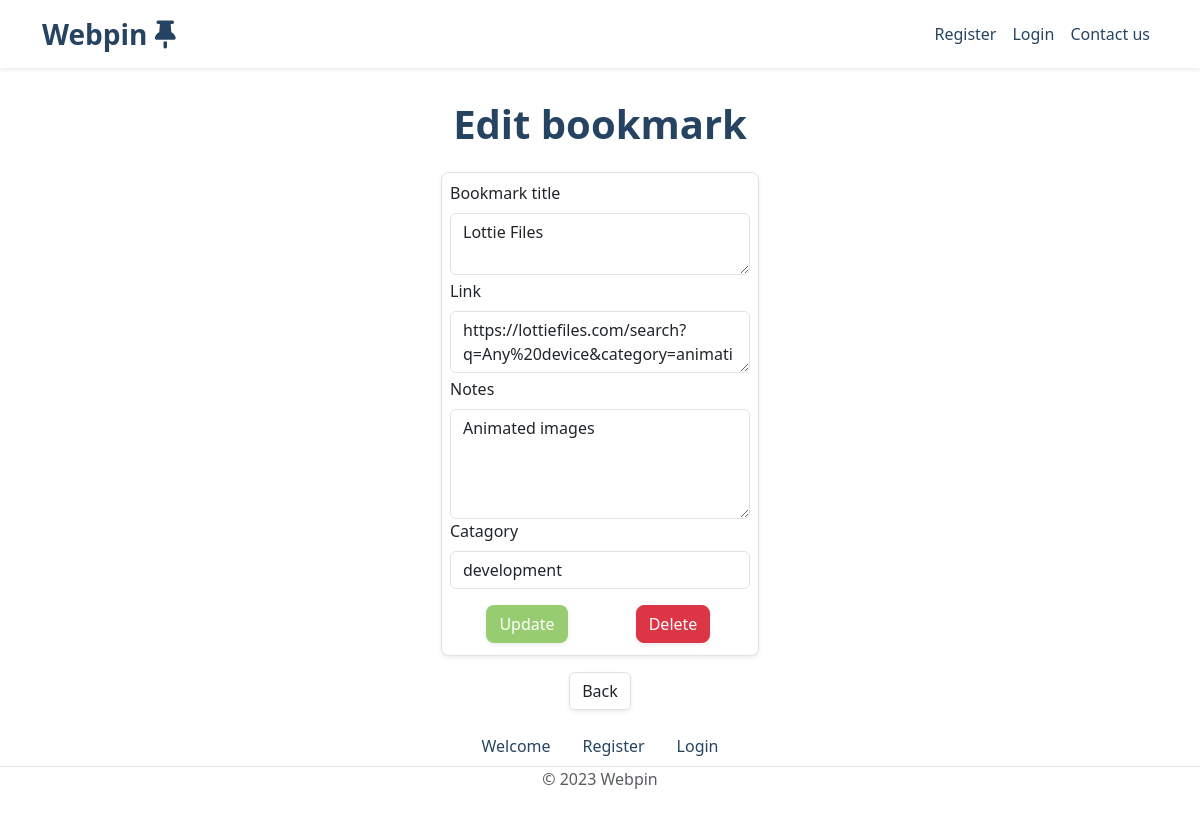
The app's page /edit_bookmark/100, older data.
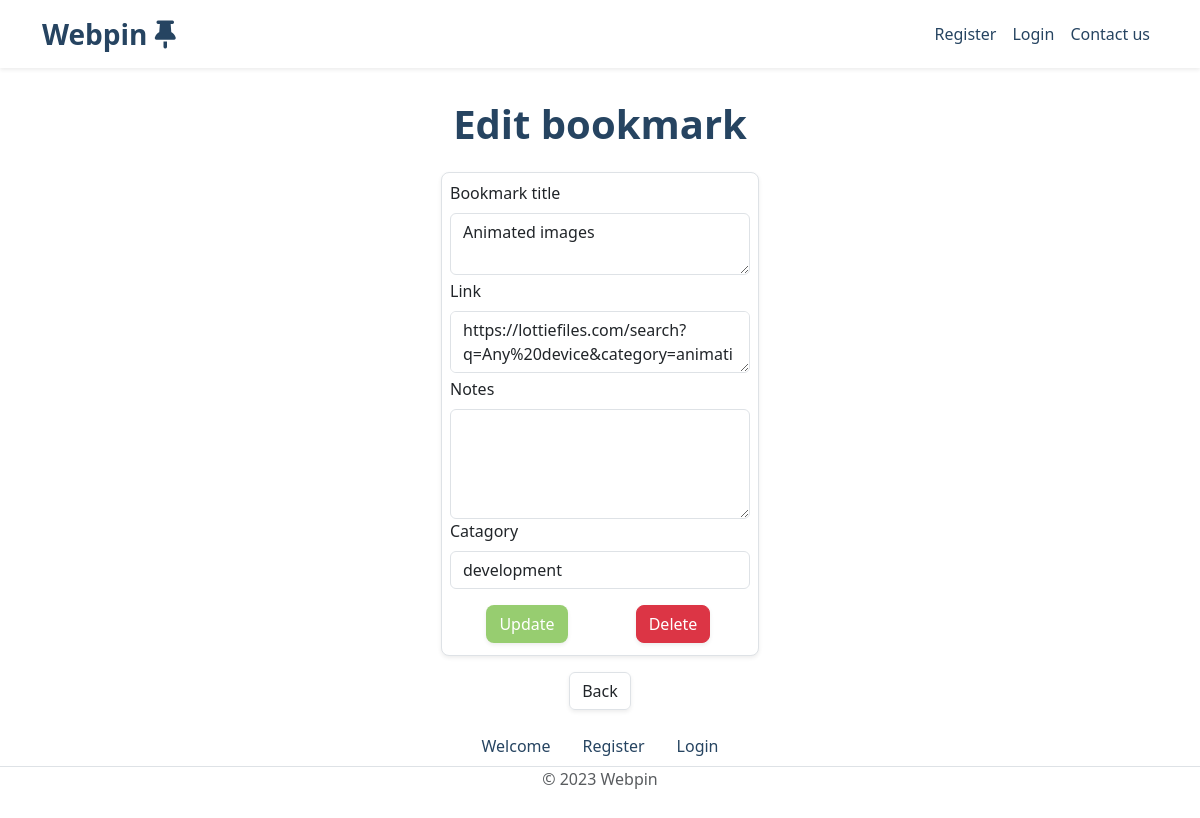
The same page, newer data.
### bookmarks_main/models.py (models this page shows, shortened)
class Saved_Bookmarks(models.Model):
    bookmark_title = models.CharField(max_length=500, null=True, blank=False)
    bookmark_address = models.CharField(max_length=1_000)
    bookmark_notes = models.CharField(max_length=100_000, null=True, blank=False)
    bookmark_catagory = models.CharField(max_length=250, null=True, blank=False)
    bookmark_save_date = models.DateTimeField(auto_now_add=True)
    author = models.ForeignKey(User, on_delete=models.CASCADE)

### bookmarks_main/views.py (the view, shortened to what this page needs)
# urls.py: path('edit_bookmark/<str:id>', views.edit_bookmark, name='edit-bookmark'),
def edit_bookmark(request, id):
    bookmark_to_edit = Saved_Bookmarks.objects.get(pk=id)
    return render(request, 'bookmarks_main/edit.html', {'bookmark_to_edit':bookmark_to_edit})

### bookmarks_main/templates/bookmarks_main/edit.html (shortened to what this page needs)
{% extends './template.html' %}
{% block content %}
<div class="container pt-3">
	<div class="row">
		<h1 class="text-center fw-bold" style="color: #264461">Edit bookmark</h1>
	</div>
	<div class="row">
		<div class="col-12 d-flex justify-content-center">
		    <form method="post">
	                <div class="bg-light p-2 mt-3 rounded-3 border bg-white shadow-sm">
						<label class="form-label">Bookmark title</label>
						<textarea name="new_bookmark_title" class="form-control">{{bookmark_to_edit.bookmark_title}}</textarea>
						<label class="form-label mt-1">Link</label>
						<textarea name="new_bookmark_address" class="form-control">{{bookmark_to_edit.bookmark_address}}</textarea>
						<label class="form-label mt-1">Notes</label>
	                    <textarea name="new_bookmark_notes" rows="4" cols="28" class="form-control">{{bookmark_to_edit.bookmark_notes}}</textarea>
						<label class="form-label">Catagory</label>
                        <input name="new_bookmark_catagory" class="form-control" list="datalistOptions" placeholder="Type new or select from existing" value="{{bookmark_to_edit.bookmark_catagory}}">
						<div class="row mt-3 ms-1 me-1">
							<div class="col-sm-12 col-lg-6 d-flex justify-content-center mb-1">
								<input class="btn rounded-3 shadow-sm" style="background-color: rgb(151,205,112); color:white;" type="submit" name="submit_edit_selected_bookmark" value="Update">
							</div>
							<div class="col-sm-12 col-lg-6 d-flex justify-content-center mb-1">
								<button class="btn rounded-3 btn-danger shadow-sm" type="button" data-bs-toggle="modal" data-bs-target="#DeleteBookmarkModal">Delete</button>
							</div>
						</div>
	                </div>
	        </form>
    	</div>
	</div>
	<div class="row">
		<div class="col-12 d-flex justify-content-center">
			<a href="{% url 'home-page' %}" class="btn btn-white border shadow-sm mt-3">Back</a>
		</div>
	</div>
</div>
{% endblock %}

### bookmarks_main/templates/bookmarks_main/template.html (shortened to what this page needs)
<!DOCTYPE html>
<html lang="en">
  <head>
    <link href="https://cdn.jsdelivr.net/npm/bootstrap@5.3.0-alpha1/dist/css/bootstrap.min.css" rel="stylesheet">
    {% load static %}
  </head>
  <body style="display:flex; flex-direction:column; min-height: 100vh;">
    <nav class="navbar navbar-expand-sm bg-white mb-3 shadow-sm">
      <div class="container">
        {% if user.is_authenticated %}
        <a class="navbar-brand fw-bold fs-3" href="{% url 'home-page' %}">
            Webpin
            <i id="jumping-pin" class="fa-solid fa-thumbtack" style="animation: none;" onmouseover="this.style.animation='fa-bounce 0.75s infinite';" onmouseout="this.style.animation='none';"></i>
        </a>
        {% else %}
        <a class="navbar-brand fw-bold fs-3" href="{% url 'login' %}">
            Webpin
            <i id="jumping-pin" class="fa-solid fa-thumbtack" style="animation: none;" onmouseover="this.style.animation='fa-bounce 0.75s infinite';" onmouseout="this.style.animation='none';"></i>
        </a>
        {% endif %}
          <div class="collapse navbar-collapse justify-content-end" id="navbarNav">
            <ul class="navbar-nav">
              {% if user.is_authenticated %}
              <li class="nav-item">
                <a class="nav-link" href="{% url 'home-page' %}">Webpins</a>
              </li>
              <li class="nav-item">
                <a class="nav-link" href="{% url 'contact' %}">Contact us</a>
              </li>
                <li class="nav-item">
                  <a class="nav-link" href="{% url 'user_profile' %}">Account</a>
                </li>
                <li class="nav-item">
                  <a class="nav-link" href="{% url 'logout' %}">Logout</a>
                </li>
              {% else %}
                <li class="nav-item">
                  <a class="nav-link" href="{% url 'register_user' %}">Register</a>
                </li>
                <li class="nav-item">
                  <a class="nav-link" href="{% url 'login' %}">Login</a>
                </li>
                <li class="nav-item">
                  <a class="nav-link" href="{% url 'contact' %}">Contact us</a>
                </li>
              {% endif %}
            </ul>
      </div>
    </nav>
    <main class="mx-3 mb-3">
      {% block content %}{% endblock %}
  </main>
  <footer style="flex:0 0 150px; margin-top:auto; width: 100%; ">
    <ul class="nav justify-content-center border-bottom">
      <li class="nav-item">
        <a class="nav-link" style="color: #264461" href="{% url 'home-main' %}">Welcome</a>
      </li>
    {% if user.is_authenticated %}
      <!-- <li class="nav-item">
        <a class="nav-link" style="color: #264461" href="{% url 'home-page' %}">Bookmarks</a>
      </li> -->
      <li class="nav-item">
        <a class="nav-link" href="{% url 'home-page' %}" style="color: #264461">Webpins</a>
      </li>
      <li class="nav-item">
        <a class="nav-link" href="{% url 'logout' %}" style="color: #264461">Logout</a>
      </li>
    {% else %}
      <li class="nav-item">
        <a class="nav-link" href="{% url 'register_user' %}" style="color: #264461">Register</a>
      </li>
      <li class="nav-item">
        <a class="nav-link" href="{% url 'login' %}" style="color: #264461">Login</a>
      </li>
    {% endif %}
    </ul>
    <p class="text-center text-muted">© 2023 Webpin</p>
  </footer>
  </body>
</html>

### bookmarks_main/templates/bookmarks_main/template.html (style rules this page uses)
.nav-link { color: #264461; }
.navbar-brand { color: #264461; }
#jumping-pin { color: #264461; }

Row changes from the older to the newer data that the page shows:
changed Saved_Bookmarks "Animated images": new_bookmark_title "Lottie Files" → "Animated images"; new_bookmark_notes "Animated images" → (not shown)
